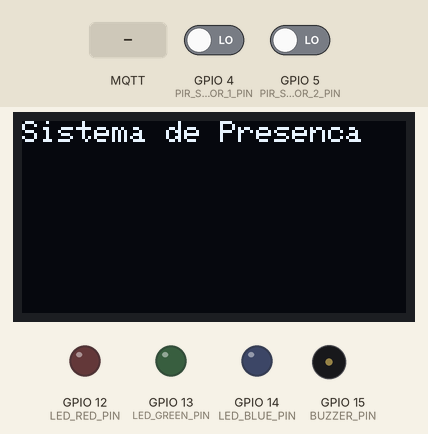
Bench run of a sketch on a simulated ESP32. Shown: 128×64 one-colour display, output pins drawn as LEDs (lit = HIGH), buzzer (waves = sounding, pin HIGH). Inputs (shaded band) come from the test bench; at power-on: GPIO 4 (PIR_SENSOR_1_PIN) LOW, GPIO 5 (PIR_SENSOR_2_PIN) LOW. WiFi joins after 1.5 s; servers stay silent unless stated; no MQTT or app messages arrive unless stated; what the sketch prints to the serial monitor is not drawn.

Above: at 5.6 s.
6.9 s: MQTT message "OCUPACAO_MAXIMA" arrives on the first subscribed topic
At 8.4 s:
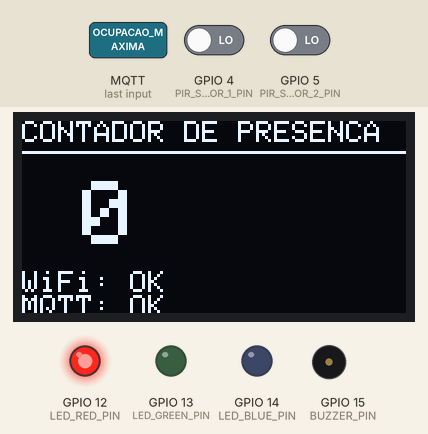
9.9 s: MQTT message "SALA_OCIOSA" arrives on the first subscribed topic
At 10.7 s:
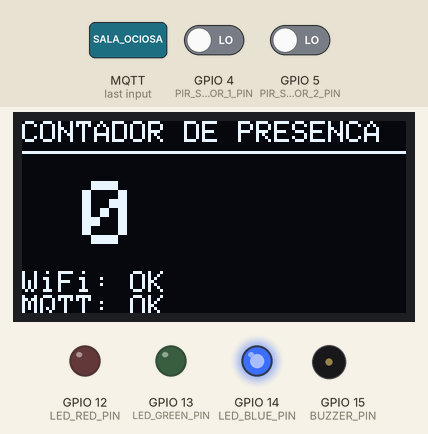
12.9 s: GPIO 4 (PIR_SENSOR_1_PIN) driven HIGH
At 13.4 s:
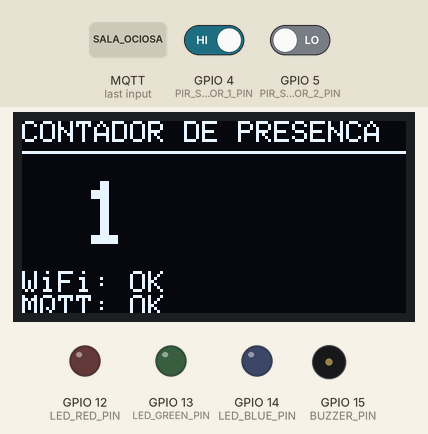
14.5 s: GPIO 5 (PIR_SENSOR_2_PIN) driven HIGH
At 15.7 s:
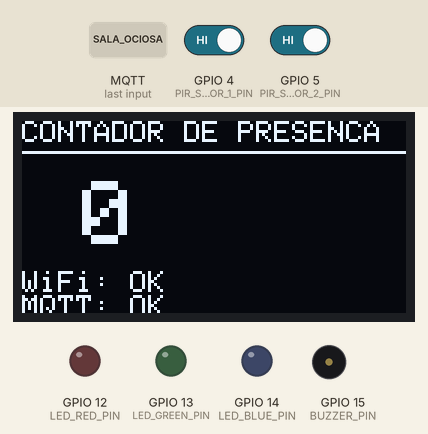
16.5 s: MQTT message "PERMANENCIA_ANOMAL" arrives on the first subscribed topic
At 18.63 s:
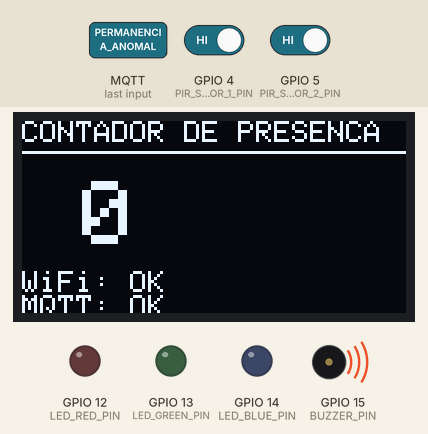
Timing chart, 0 to 20.6 s (numbered marks = the images above; inputs shaded):
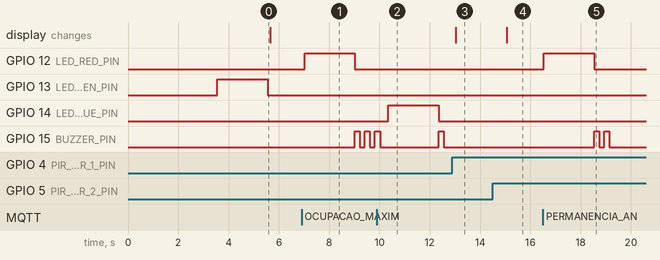

The sketch:

presenca_esp32.ino
```cpp
#include "config.h"
#include <WiFi.h>
#include <PubSubClient.h>
#include <ArduinoJson.h>
#include <Wire.h>
#include <Adafruit_GFX.h>
#include <Adafruit_SSD1306.h>

// Objetos globais
WiFiClient espClient;
PubSubClient client(espClient);
Adafruit_SSD1306 display(OLED_WIDTH, OLED_HEIGHT, &Wire, -1);

// Variáveis de estado
int contadorPessoas = 0;
unsigned long ultimaDetecao = 0;
unsigned long ultimoHeartbeat = 0;
bool sensor1Ativo = false;
bool sensor2Ativo = false;
bool wifiConectado = false;
bool mqttConectado = false;

// Estrutura para dados de presença
struct DadosPresenca {
  int contador;
  unsigned long timestamp;
  String evento;
  int sensor;
};

void setup() {
  Serial.begin(115200);
  Serial.println("Iniciando Sistema de Contador de Presença...");

  // Configurar pinos
  configurarPinos();

  // Inicializar display
  inicializarDisplay();

  // Conectar WiFi
  conectarWiFi();

  // Configurar MQTT
  configurarMQTT();

  // Exibir informações iniciais
  exibirStatusInicial();
}

void loop() {
  // Manter conexões ativas
  manterConexoes();

  // Ler sensores
  lerSensores();

  // Enviar heartbeat
  enviarHeartbeat();

  // Atualizar display
  atualizarDisplay();

  delay(100);
}

void configurarPinos() {
  pinMode(PIR_SENSOR_1_PIN, INPUT);
  pinMode(PIR_SENSOR_2_PIN, INPUT);
  pinMode(LED_RED_PIN, OUTPUT);
  pinMode(LED_GREEN_PIN, OUTPUT);
  pinMode(LED_BLUE_PIN, OUTPUT);
  pinMode(BUZZER_PIN, OUTPUT);

  // Inicializar LEDs
  digitalWrite(LED_RED_PIN, LOW);
  digitalWrite(LED_GREEN_PIN, LOW);
  digitalWrite(LED_BLUE_PIN, LOW);
  digitalWrite(BUZZER_PIN, LOW);
}

void inicializarDisplay() {
  Wire.begin(OLED_SDA_PIN, OLED_SCL_PIN);

  if(!display.begin(SSD1306_SWITCHCAPVCC, 0x3C)) {
    Serial.println("Falha ao inicializar display OLED");
    return;
  }

  display.clearDisplay();
  display.setTextSize(1);
  display.setTextColor(SSD1306_WHITE);
  display.setCursor(0,0);
  display.println("Sistema de Presenca");
  display.display();
  delay(2000);
}

void conectarWiFi() {
  Serial.print("Conectando ao WiFi...");
  WiFi.begin(WIFI_SSID, WIFI_PASSWORD);

  unsigned long inicio = millis();
  while (WiFi.status() != WL_CONNECTED && (millis() - inicio) < WIFI_TIMEOUT) {
    delay(500);
    Serial.print(".");
  }

  if (WiFi.status() == WL_CONNECTED) {
    wifiConectado = true;
    Serial.println("\nWiFi conectado!");
    Serial.print("IP: ");
    Serial.println(WiFi.localIP());
    acenderLED(LED_GREEN_PIN);
  } else {
    Serial.println("\nFalha na conexão WiFi!");
    acenderLED(LED_RED_PIN);
  }
}

void configurarMQTT() {
  client.setServer(MQTT_SERVER, MQTT_PORT);
  client.setCallback(callbackMQTT);
  conectarMQTT();
}

void conectarMQTT() {
  if (!client.connected()) {
    Serial.print("Conectando ao MQTT...");
    if (client.connect(MQTT_CLIENT_ID, MQTT_USERNAME, MQTT_PASSWORD)) {
      mqttConectado = true;
      Serial.println("MQTT conectado!");

      // Subscrever aos tópicos
      client.subscribe(MQTT_TOPIC_ALERTAS);

      // Enviar status inicial
      enviarStatus();
    } else {
      Serial.print("Falha MQTT, rc=");
      Serial.println(client.state());
      mqttConectado = false;
    }
  }
}

void callbackMQTT(char* topic, byte* payload, unsigned int length) {
  String mensagem = "";
  for (int i = 0; i < length; i++) {
    mensagem += (char)payload[i];
  }

  Serial.print("Mensagem recebida [");
  Serial.print(topic);
  Serial.print("]: ");
  Serial.println(mensagem);

  // Processar alertas
  if (String(topic) == MQTT_TOPIC_ALERTAS) {
    processarAlerta(mensagem);
  }
}

void processarAlerta(String alerta) {
  if (alerta.indexOf("OCUPACAO_MAXIMA") >= 0) {
    acenderLED(LED_RED_PIN);
    tocarBuzzer(3);
  } else if (alerta.indexOf("SALA_OCIOSA") >= 0) {
    acenderLED(LED_BLUE_PIN);
    tocarBuzzer(1);
  } else if (alerta.indexOf("PERMANENCIA_ANOMAL") >= 0) {
    acenderLED(LED_RED_PIN);
    tocarBuzzer(2);
  }
}

void lerSensores() {
  bool sensor1 = digitalRead(PIR_SENSOR_1_PIN);
  bool sensor2 = digitalRead(PIR_SENSOR_2_PIN);

  unsigned long agora = millis();

  // Detecção de entrada (sensor 1)
  if (sensor1 && !sensor1Ativo && (agora - ultimaDetecao) > DEBOUNCE_TIME) {
    sensor1Ativo = true;
    contadorPessoas++;
    ultimaDetecao = agora;

    Serial.println("Pessoa entrou! Contador: " + String(contadorPessoas));
    enviarDadosPresenca("ENTRADA", 1);

  } else if (!sensor1) {
    sensor1Ativo = false;
  }

  // Detecção de saída (sensor 2)
  if (sensor2 && !sensor2Ativo && (agora - ultimaDetecao) > DEBOUNCE_TIME) {
    sensor2Ativo = true;
    if (contadorPessoas > 0) {
      contadorPessoas--;
    }
    ultimaDetecao = agora;

    Serial.println("Pessoa saiu! Contador: " + String(contadorPessoas));
    enviarDadosPresenca("SAIDA", 2);

  } else if (!sensor2) {
    sensor2Ativo = false;
  }
}

void enviarDadosPresenca(String evento, int sensor) {
  if (!mqttConectado) return;

  StaticJsonDocument<200> doc;
  doc["contador"] = contadorPessoas;
  doc["timestamp"] = millis();
  doc["evento"] = evento;
  doc["sensor"] = sensor;
  doc["device_id"] = MQTT_CLIENT_ID;

  String jsonString;
  serializeJson(doc, jsonString);

  if (client.publish(MQTT_TOPIC_PRESENCA, jsonString.c_str())) {
    Serial.println("Dados enviados: " + jsonString);
  } else {
    Serial.println("Falha ao enviar dados");
  }
}

void enviarStatus() {
  if (!mqttConectado) return;

  StaticJsonDocument<200> doc;
  doc["status"] = "online";
  doc["contador"] = contadorPessoas;
  doc["wifi_rssi"] = WiFi.RSSI();
  doc["uptime"] = millis();
  doc["device_id"] = MQTT_CLIENT_ID;

  String jsonString;
  serializeJson(doc, jsonString);

  client.publish(MQTT_TOPIC_STATUS, jsonString.c_str());
}

void enviarHeartbeat() {
  unsigned long agora = millis();
  if (agora - ultimoHeartbeat > HEARTBEAT_INTERVAL) {
    enviarStatus();
    ultimoHeartbeat = agora;
  }
}

void manterConexoes() {
  // Manter WiFi
  if (WiFi.status() != WL_CONNECTED) {
    wifiConectado = false;
    acenderLED(LED_RED_PIN);
    conectarWiFi();
  }

  // Manter MQTT
  if (!client.connected()) {
    mqttConectado = false;
    conectarMQTT();
  }

  client.loop();
}

void atualizarDisplay() {
  display.clearDisplay();
  display.setTextSize(1);
  display.setTextColor(SSD1306_WHITE);

  // Título
  display.setCursor(0, 0);
  display.println("CONTADOR DE PRESENCA");
  display.drawLine(0, 10, 128, 10, SSD1306_WHITE);

  // Contador
  display.setTextSize(3);
  display.setCursor(20, 20);
  display.println(contadorPessoas);

  // Status
  display.setTextSize(1);
  display.setCursor(0, 50);
  display.print("WiFi: ");
  display.println(wifiConectado ? "OK" : "ERRO");
  display.print("MQTT: ");
  display.println(mqttConectado ? "OK" : "ERRO");

  display.display();
}

void exibirStatusInicial() {
  display.clearDisplay();
  display.setTextSize(1);
  display.setTextColor(SSD1306_WHITE);
  display.setCursor(0, 0);
  display.println("Sistema Iniciado!");
  display.println("");
  display.println("WiFi: Conectando...");
  display.println("MQTT: Conectando...");
  display.println("");
  display.println("Aguardando sensores...");
  display.display();
}

void acenderLED(int pino) {
  // Apagar todos os LEDs
  digitalWrite(LED_RED_PIN, LOW);
  digitalWrite(LED_GREEN_PIN, LOW);
  digitalWrite(LED_BLUE_PIN, LOW);

  // Acender o LED especificado
  digitalWrite(pino, HIGH);

  // Apagar após 2 segundos
  delay(2000);
  digitalWrite(pino, LOW);
}

void tocarBuzzer(int vezes) {
  for (int i = 0; i < vezes; i++) {
    digitalWrite(BUZZER_PIN, HIGH);
    delay(200);
    digitalWrite(BUZZER_PIN, LOW);
    delay(200);
  }
}
```

config.h
```cpp
#ifndef CONFIG_H
#define CONFIG_H

// Configurações WiFi
#define WIFI_SSID "SUA_REDE_WIFI"
#define WIFI_PASSWORD "SUA_SENHA_WIFI"

// Configurações MQTT
#define MQTT_SERVER "seu-servidor-mqtt.com"
#define MQTT_PORT 1883
#define MQTT_USERNAME "esp32_presenca"
#define MQTT_PASSWORD "senha_mqtt"
#define MQTT_CLIENT_ID "ESP32_Presenca_001"

// Tópicos MQTT
#define MQTT_TOPIC_PRESENCA "sala/presenca"
#define MQTT_TOPIC_ALERTAS "sala/alertas"
#define MQTT_TOPIC_STATUS "sala/status"

// Pinagem dos Sensores
#define PIR_SENSOR_1_PIN 4    // Sensor PIR 1 (entrada)
#define PIR_SENSOR_2_PIN 5    // Sensor PIR 2 (saída)
#define LED_RED_PIN 12        // LED Vermelho
#define LED_GREEN_PIN 13      // LED Verde
#define LED_BLUE_PIN 14       // LED Azul
#define BUZZER_PIN 15         // Buzzer

// Configurações do Display OLED
#define OLED_SDA_PIN 21
#define OLED_SCL_PIN 22
#define OLED_WIDTH 128
#define OLED_HEIGHT 64

// Configurações de Tempo
#define DEBOUNCE_TIME 2000    // Tempo de debounce em ms
#define HEARTBEAT_INTERVAL 30000  // Intervalo de heartbeat em ms
#define SENSOR_TIMEOUT 5000   // Timeout do sensor em ms

// Configurações de Ocupação
#define MAX_OCCUPANCY 5       // Ocupação máxima da sala
#define IDLE_TIMEOUT 1800000  // 30 minutos em ms
#define ANOMALY_TIMEOUT 7200000 // 2 horas em ms

// Configurações de Rede
#define WIFI_TIMEOUT 10000    // Timeout de conexão WiFi
#define MQTT_TIMEOUT 5000     // Timeout de conexão MQTT

#endif
```

Measured:
- after the input at 6.9 s, GPIO 12 (LED_RED_PIN): LOW → HIGH after 0.12 s, → LOW 2.0 s later; GPIO 15 (BUZZER_PIN): alternates HIGH for 0.20 s and LOW for 0.20 s, starting after 2.1 s
- after the input at 9.9 s, GPIO 14 (LED_BLUE_PIN): LOW → HIGH after 0.45 s, → LOW 2.0 s later
- after the input at 12.9 s, the display: changes after 0.13 s (image 3)
- after the input at 14.5 s, the display: changes after 0.55 s (image 4)
- after the input at 16.5 s, GPIO 12 (LED_RED_PIN): LOW → HIGH at once, → LOW 2.0 s later; GPIO 15 (BUZZER_PIN): alternates HIGH for 0.20 s and LOW for 0.20 s, 4 changes in all, then stays LOW, starting after 2.0 s
